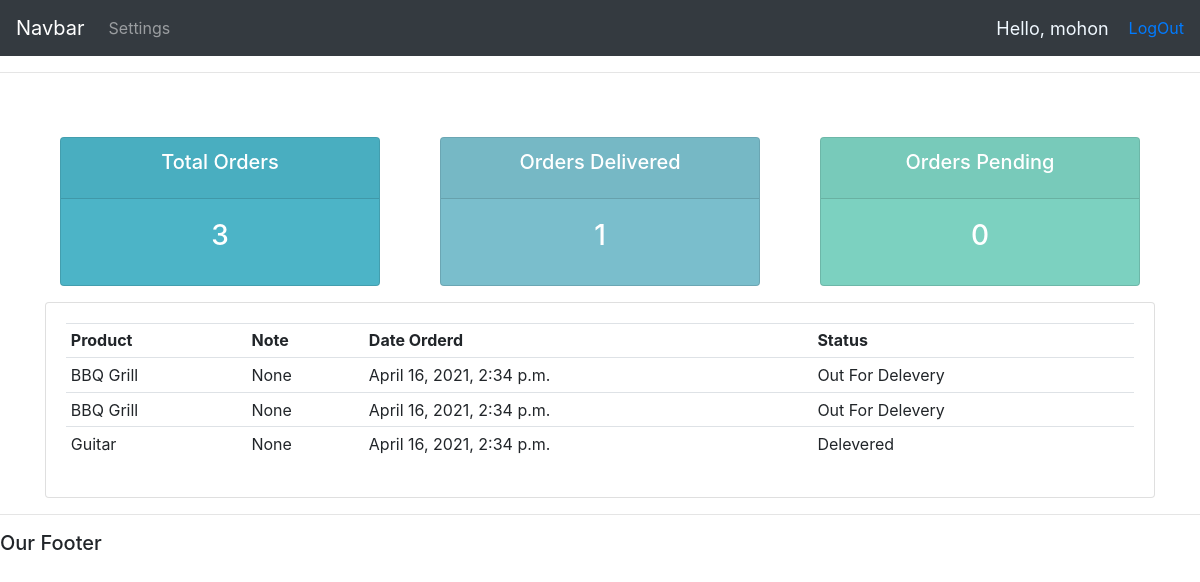
Screenshot of /user/ (signed in) with the database file from the repository.
### accounts/models.py (models this page shows, shortened)
class Order(models.Model):
    STATUS = (
        ('pending','pending'),
        ('Out For Delevery','Out For Delevery'),
        ('Delevered','Delevered'),
    )
    customer = models.ForeignKey(Customer,null=True,on_delete= models.SET_NULL)
    product =  models.ForeignKey(Product, null=True,on_delete= models.SET_NULL)
    date_created = models.DateTimeField(auto_now_add=True,null=True)
    status = models.CharField(max_length=200,null=True,choices=STATUS)
    note = models.CharField(max_length=1000,null=True)

class Product(models.Model):
    CATEGORY = (
        ('Indoor','Indoor'),
        ('Out Door','Out Door'),
    )
    name = models.CharField(max_length=50,null=True)
    price = models.FloatField(null=True)
    category = models.CharField(max_length=50,null=True,choices=CATEGORY)
    description = models.CharField(max_length=500,null=True, blank=True)
    date_created = models.DateTimeField(auto_now_add=True,null=True)
    tags = models.ManyToManyField(Tag)
    def __str__(self):
        return self.name

### accounts/decorators.py (the view)
        def wrapper_func(request,*args, **kwargs):
            group = None
            if request.user.groups.exists():
                group = request.user.groups.all()[0].name
            if group in allowed_roles:
                return view_func(request,*args, **kwargs)
            else:
                return HttpResponse("You are not allowed to view this page")

### accounts/views.py (called while the page is built)
@login_required(login_url='login')
@allowed_users(allowed_roles=['Customer','Admin'])
def user_page(request):
    orders = request.user.customer.order_set.all()
    total_order = orders.count()
    order_delivered = orders.filter(status='Delevered').count()
    order_pending = orders.filter(status='pending').count()
    context= {
        'orders'  : orders,
        'total_order':total_order,
        'order_delivered':order_delivered,
        'order_pending':order_pending,
    }
    return render(request, 'accounts/user.html',context)

### accounts/templates/accounts/user.html
{% extends 'accounts/main.html' %}
{% block content %}
<br>
<div class="container">
{%  include 'accounts/status.html' %}
<div class="row">
	<div class="col-md">
		<div class="card card-body">
			<table class="table table-sm">
				<tr>
					<th>Product</th>
					<th>Note</th>
					<th>Date Orderd</th>
					<th>Status</th>
				</tr>
				{% for  i in  orders %}
				<tr>
					<td>{{i.product}}</td>
					<td>{{i.note}}</td>
					<td>{{i.date_created}}</td>
					<td>{{i.status}}</td>
				</tr>
				{% endfor %}
			</table>
		</div>
	</div>
</div>
</div>
{% endblock content %}

### accounts/templates/accounts/navbar.html (shortened to what this page needs)
{% load static %}
<nav class="navbar navbar-expand-lg navbar-dark bg-dark">
    <a class="navbar-brand" href= "{% url 'home' %}">Navbar</a>
    <div class="collapse navbar-collapse" id="navbarNav">
      <ul class="navbar-nav">
        {% if request.user.is_staff %}
        <li class="nav-item active">
          <a class="nav-link" href=" {% url 'home' %} ">Dashboard <span class="sr-only">(current)</span></a>
        </li>
        <li class="nav-item">
          <a class="nav-link" href="{% url 'product' %}">Products</a>
        </li>
        {% else %}
        <li class="nav-item">
          <a class="nav-link" href="{% url 'account_settings' %}">Settings</a>
        </li>
        {% endif %}
      </ul>
    </div>
    <span class="hello-msg"> Hello, {{request.user}} </span>
    <span><a href="{% url 'logout' %}">LogOut</a></span>
  </nav>

### accounts/templates/accounts/navbar.html (style rules this page uses)
.hello-msg { font-size: 18px; color: aliceblue; margin-right: 20px; }

### rows the page displays
Order: product "BBQ Grill", note "None", date_created "April 16, 2021, 2:34 p.m.", status "Out For Delevery"
Order: product "BBQ Grill", note "None", date_created "April 16, 2021, 2:34 p.m.", status "Out For Delevery"
Order: product "Guitar", note "None", date_created "April 16, 2021, 2:34 p.m.", status "Delevered"

### other values shown
{{ request.user }} "mohon"
{{ total_order }} "3"
{{ order_delivered }} "1"
{{ order_pending }} "0"
